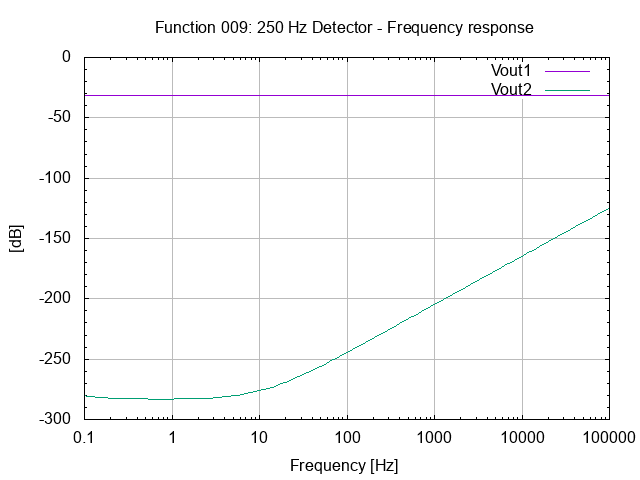

Source code (gnuplot):
# setup terminal
set term png

# setup graph
set output "26.009.00.00.01.png"
set title "Function 009: 250 Hz Detector - Frequency response"

# setup Y-axis
set grid ytics lt 1 lw 1 lc rgb "#bbbbbb"
set mytics
set ylabel "[dB]"

#setup X-axis
set logscale x 10
set grid xtics lt 1 lw 1 lc rgb "#bbbbbb"
set xlabel "Frequency [Hz]"

# setup plot style
set style data lines
plot '26.009.00.00.01.dat' using 1:2 title "Vout1", \
     '26.009.00.00.01.dat' using 1:3 title "Vout2"

# set output back to default
set output

# reset terminal type
set terminal pop
